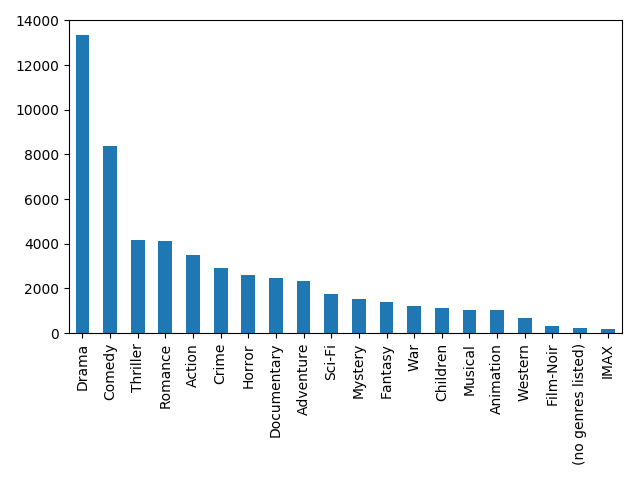
#> input picture ml20m_zadatak/frekvencije.png, 640 x 480 px
$ python -i analiza_filmova.py   (imports and definitions only)
#> lines starting #> are read from the running program, lines starting #| are printed output that depends on the picture
import matplotlib.pyplot as plt
import pandas as pd
import numpy as np

def analiza_fimova(src,dest):
    """
        Fiksne analize i izlaz za obradu filmova :
        1. Barchart plot frekvencija po zarnovima
        2. Barchart plot po godinama, mjesecima i satima u danu
        3. Lista 20 najgledanijih filmova (tj. najcesce ocjenjenih filmova)
        4. Lista 20 najbolje ocijenjenih filmova sa barem 100 ocjena
        5. Lista 20 najkontroverznijih filmova sa barem 1000 ocjena
    """

    try:
        movies = pd.read_csv(src+'movies.csv', quotechar='"', skipinitialspace=True)
        ratings = pd.read_csv(src+'ratings.csv', quotechar='"', skipinitialspace=True)
    except FileNotFoundError as e:
        print("Greska u ucitavanju datasetova")

    s = movies['genres'].str.split('|').apply(pd.Series,1).stack()
    s.index = s.index.droplevel(-1)
    s.name = 'genres'

    s = movies['genres'].str.split('|').apply(pd.Series,1).stack()
    s.index = s.index.droplevel(-1)
    s.name = 'genres'

    del movies['genres']
    movies_genres = movies.join(s)

    # Bar chart koji prikazuje popularnost zarnova
    fig, ax = plt.subplots()
    movies_genres['genres'].value_counts().plot(ax=ax, kind='bar')
    plt.tight_layout()
    fig.savefig(dest+'frekvencije_po_zanrovima.png')

    del movies_genres

    # Dodavanje vremenske dimenzije iz unix timestampa
    ratings['timestamp'] = pd.to_datetime(ratings['timestamp'],unit='s')
    ratings['year'] = pd.DatetimeIndex(ratings['timestamp']).year
    ratings['month'] = pd.DatetimeIndex(ratings['timestamp']).month
    ratings['hour'] = pd.DatetimeIndex(ratings['timestamp']).hour

    # Ocjene po godinama
    fig, ax = plt.subplots()
    ratings['year'].value_counts(sort = False).plot(ax=ax, kind='bar')
    plt.tight_layout()
    fig.savefig(dest+'ocjene_po_godinama.png')

    # Ocjene po mjesecima
    fig, ax = plt.subplots()
    ratings['month'].value_counts(sort = False).plot(ax=ax, kind='bar')
    plt.tight_layout()
    fig.savefig(dest+'ocjene_po_mjesecima.png')

    # Ocjene po satima
    fig, ax = plt.subplots()
    ratings['hour'].value_counts(sort = False).plot(ax=ax, kind='bar')
    plt.tight_layout()
    fig.savefig(dest+'ocjene_po_satima.png')

    # Rating i informacije o filmovima skupa
    movie_ratings = pd.merge(movies, ratings[['movieId','rating']])

    # Statistike nad ratinzima filmovima
    movie_stats = movie_ratings.groupby('title').agg({'rating': [np.size, np.mean,np.median,np.std]})

    # Filmovi koji imaju barem 100 ocjena
    atleast_100 = movie_stats['rating']['size'] >= 100

    # Filmovi koji imaju barem 1000 ocjena
    atleast_1000 = movie_stats['rating']['size'] >= 1000

    # 20 najocjenivanijih ffilmova
    tmp_out = movie_stats.sort_values([('rating', 'size')], ascending=False)[:20]
    tmp_out.to_csv(dest+"20_najgledanih.csv", sep=',', encoding='utf-8')

    # 20 najbolje ocijenjenih filmova koji imaju barem 100 ocjena
    tmp_out = movie_stats[atleast_100].sort_values([('rating', 'mean')], ascending=False)[:20]
    tmp_out.to_csv(dest+"20_najboljih_m20.csv", sep=',', encoding='utf-8')

    # 20 najkontroverznijih filmova koji imaju barem 1000 ocjena
    tmp_out = movie_stats[atleast_1000].sort_values([('rating', 'std')], ascending=False)[:20]
    tmp_out.to_csv(dest+"20_najkontroverznijih_m20.csv", sep=',', encoding='utf-8')

# [2 lines not run here, left out]

>>> import cv2
>>> picture = cv2.imread('frekvencije.png', cv2.IMREAD_GRAYSCALE)
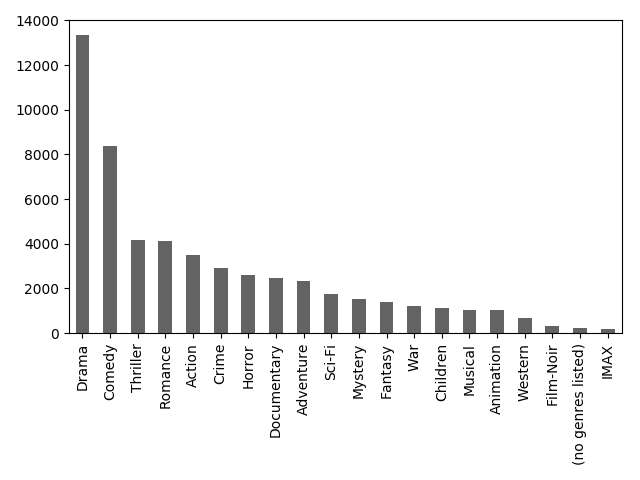
#> picture: shape (480, 640); min 0, max 255, mean 241.3
>>> result = analiza_fimova(picture, 'out.png')
#> (the run stopped early here; a loop or call above may not have finished)
